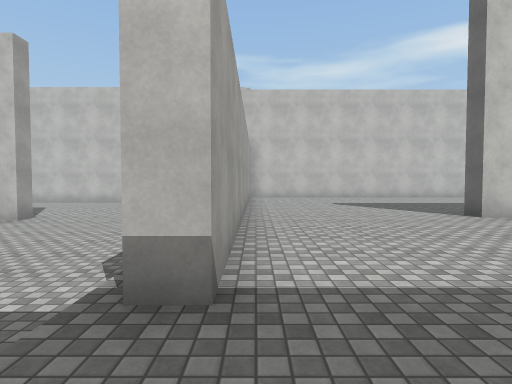
[1] (above)

24 first-person views from a walk through a Unity game level. The camera is 1.4 m above the floor, tilts 2° down and sees 80° across. The floor is counted in squares, 2 m on a side. Each view is taken from the middle of a square. On the plan, view 1 faces up. The plan holds only what a view shows up to about 10 squares ahead; the rest is blank. The player is left out. Surface patterns are stand-ins for the level's own textures.

[2]
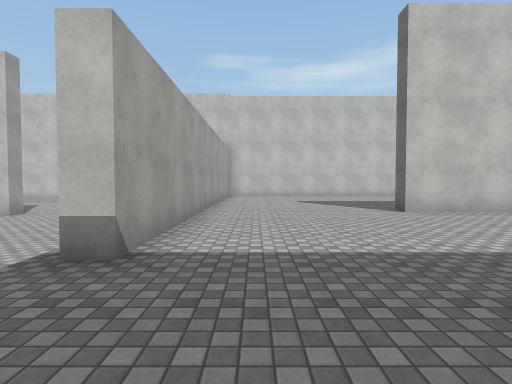

[3]
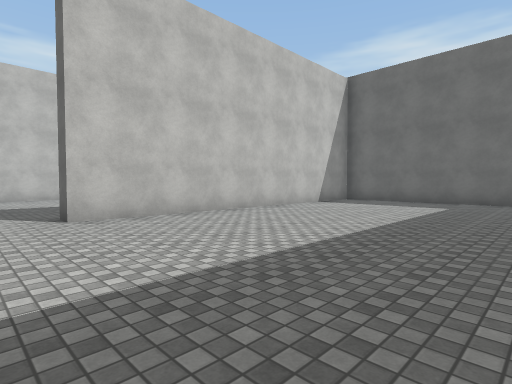

[4]
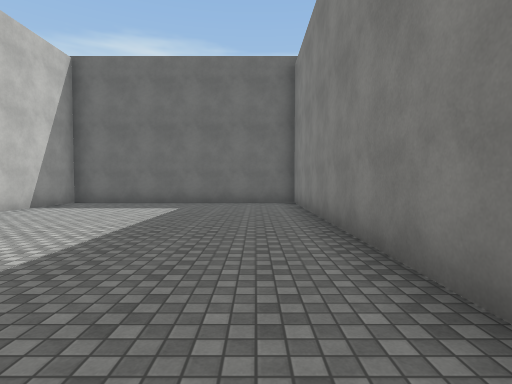

[5]
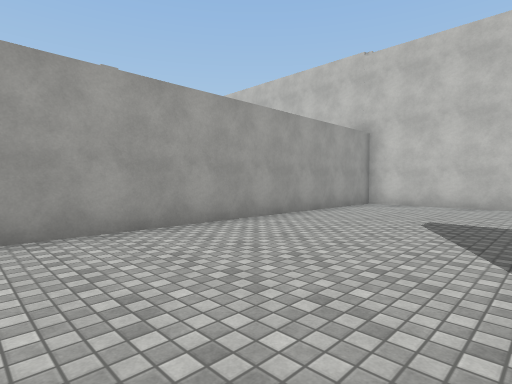

[6]
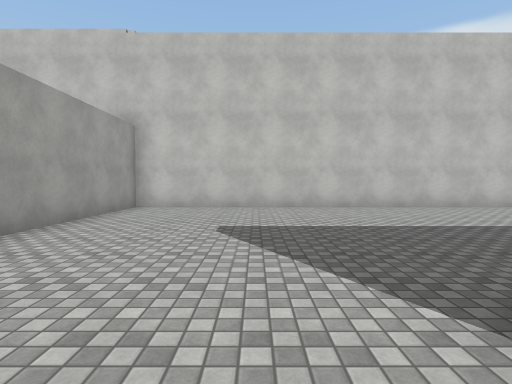

[7]
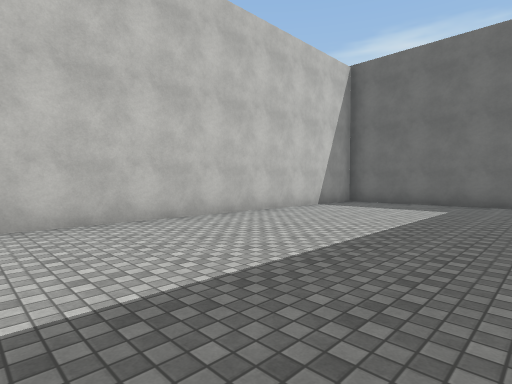

[8]
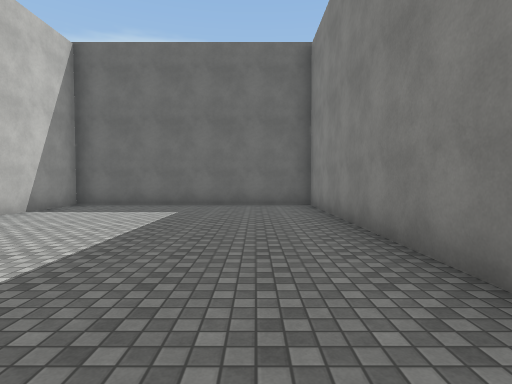

[9]
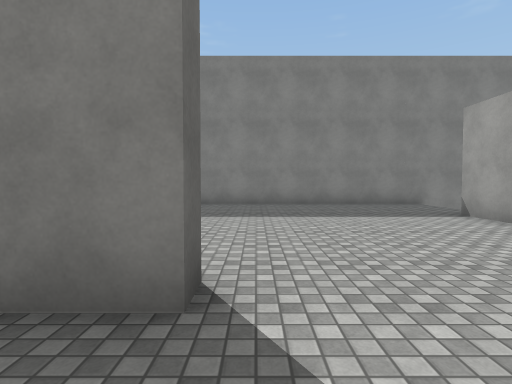

[10]
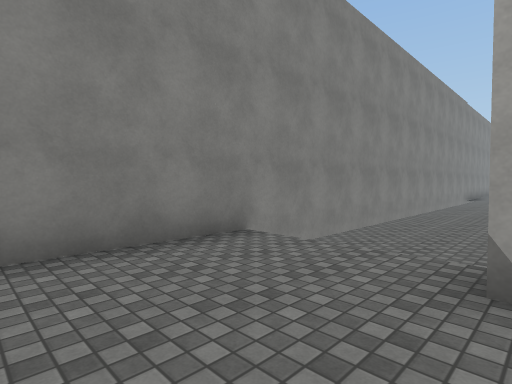

[11]
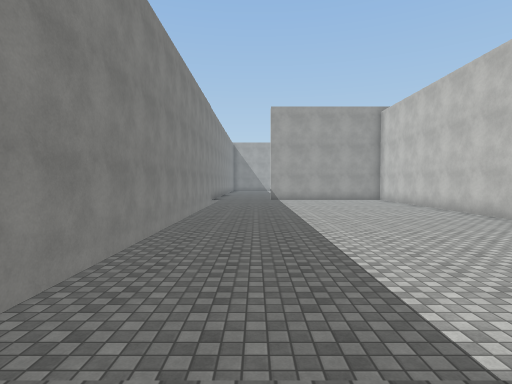

[12]
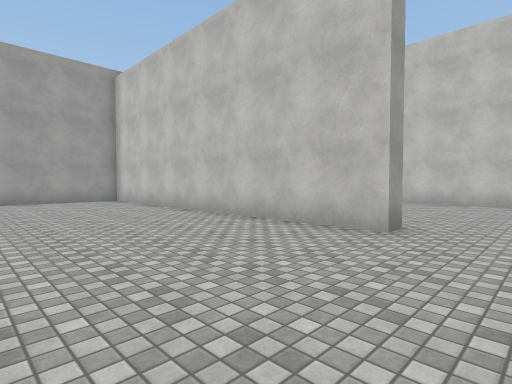

[13]
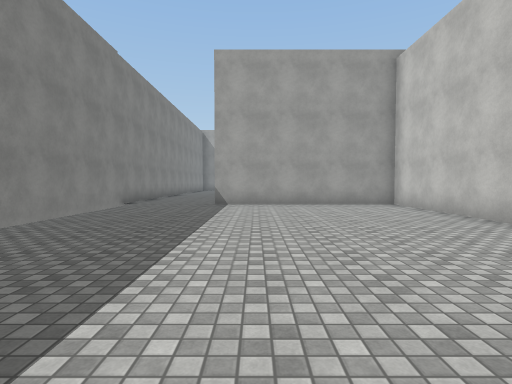

[14]
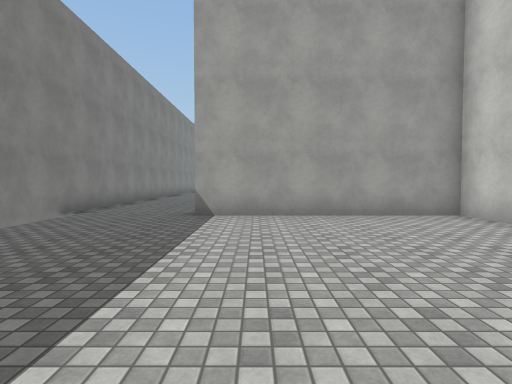

[15]
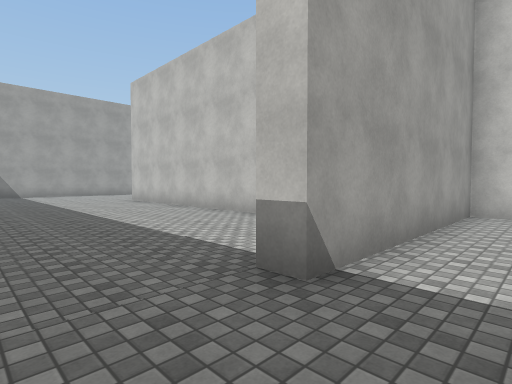

[16]
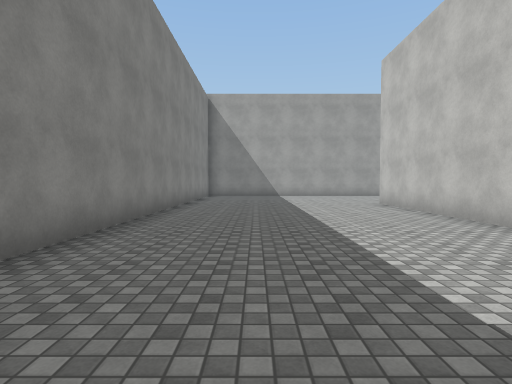

[17]
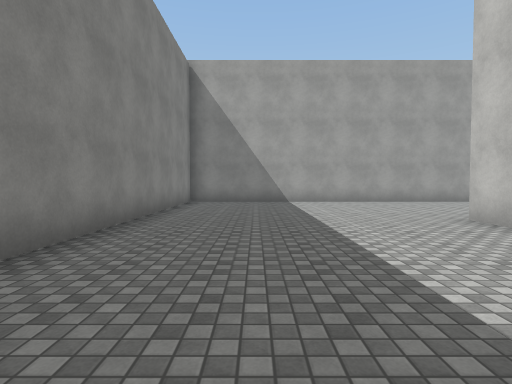

[18]
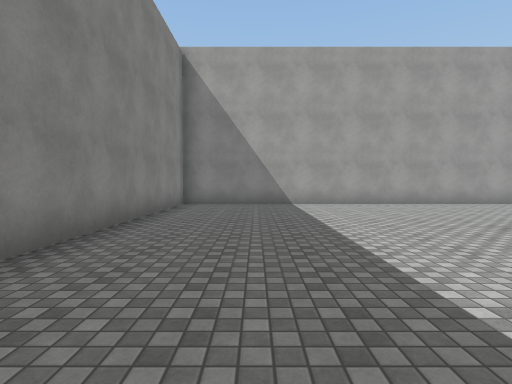

[19]
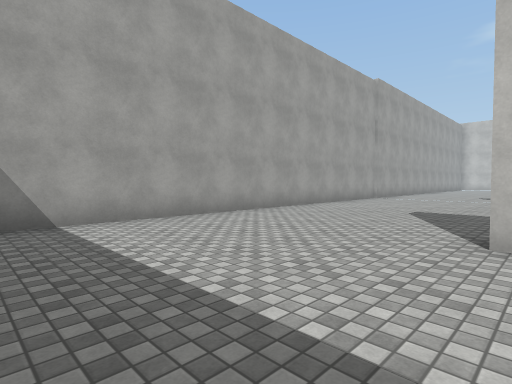

[20]
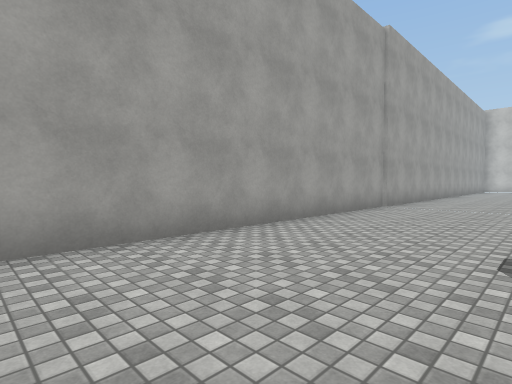

[21]
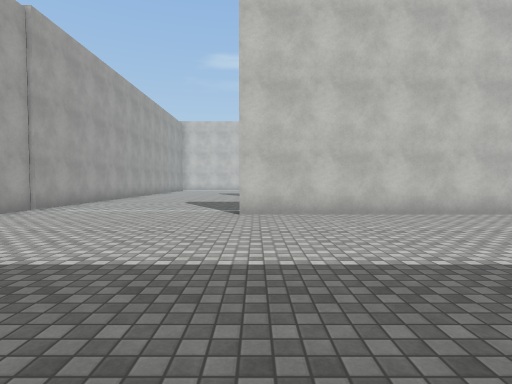

[22]
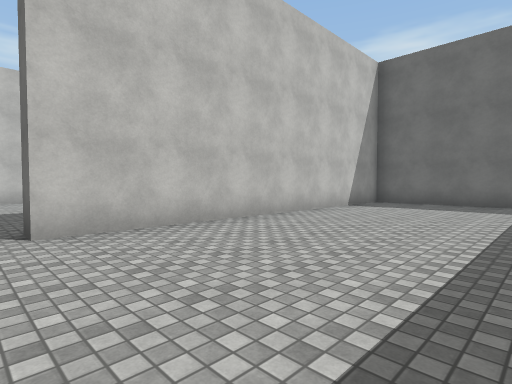

[23]
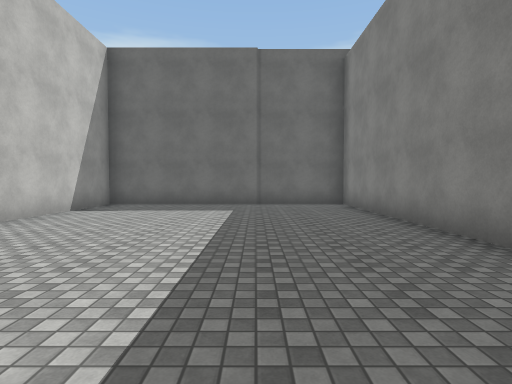

[24]
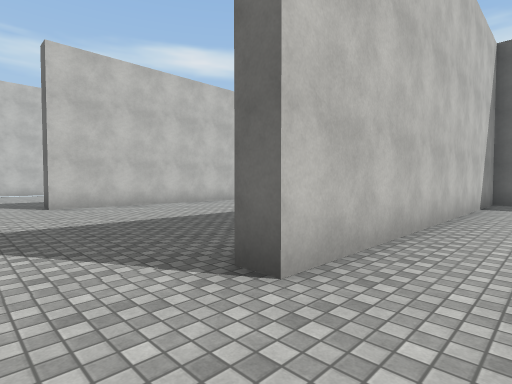

### Floor plan
Key: @ floor where view 1 was taken; # wall or solid block; . main floor; : floor 0.5 m higher than the main floor; / step, stairs or slope.
Columns run from 31 left of view 1 to 14 right of it. Each row starts with its distance up from view 1.
 23      ..
 22      ..
 21      ..
 20      .####
 19      ......
 18      ......
 17   .. .....
 16 #........
 15 #........
 14 #.......               ####   ################
 13 #.....##########        ...   #::::::::::::::#
 12 #..............#        ...   #::::::::::::::#
 11 #..............#        ...   #::::::::::::::#
 10 #..............#        ...   #::::::::::::::#
  9 #..............#        ....  #::::::::::::::#
  8 #..............###########..  #::::::::::::::#
  7 #..............#............. #::::::::::::::#
  6 #...... .......#............. #:::::##########
  5 #.....##########..............#::::::::::::::#
  4 #..............#..............#::::::::::::::#
  3 #..............#..............#::::::::::::::#
  2 #..............#..............#::::::::::::::#
  1 #............................./::::::::::::::#
  0 #............................./@:::::::::::::#
 -1 #...............###############::::::::::::::#
 -2 #################             ################

Positions as (right, up) in squares from view 1, and headings:
1: (0, 0), facing up
2: (1, -1), facing up
3: (3, 0), facing up-right
4: (4, 0), facing right
5: (4, 4), facing up-left
6: (3, 5), facing up
7: (4, 8), facing up-right
8: (5, 8), facing right
9: (4, 8), facing down
10: (2, 2), facing down-left
11: (0, 1), facing left
12: (-4, 3), facing up-left
13: (-6, 3), facing left
14: (-9, 3), facing left
15: (-14, 0), facing up-left
16: (-16, 1), facing left
17: (-20, 1), facing left
18: (-21, 1), facing left
19: (-25, 1), facing up-left
20: (-27, 5), facing up-left
21: (-25, 6), facing up
22: (-26, 8), facing up-right
23: (-25, 8), facing right
24: (-27, 11), facing up-right
